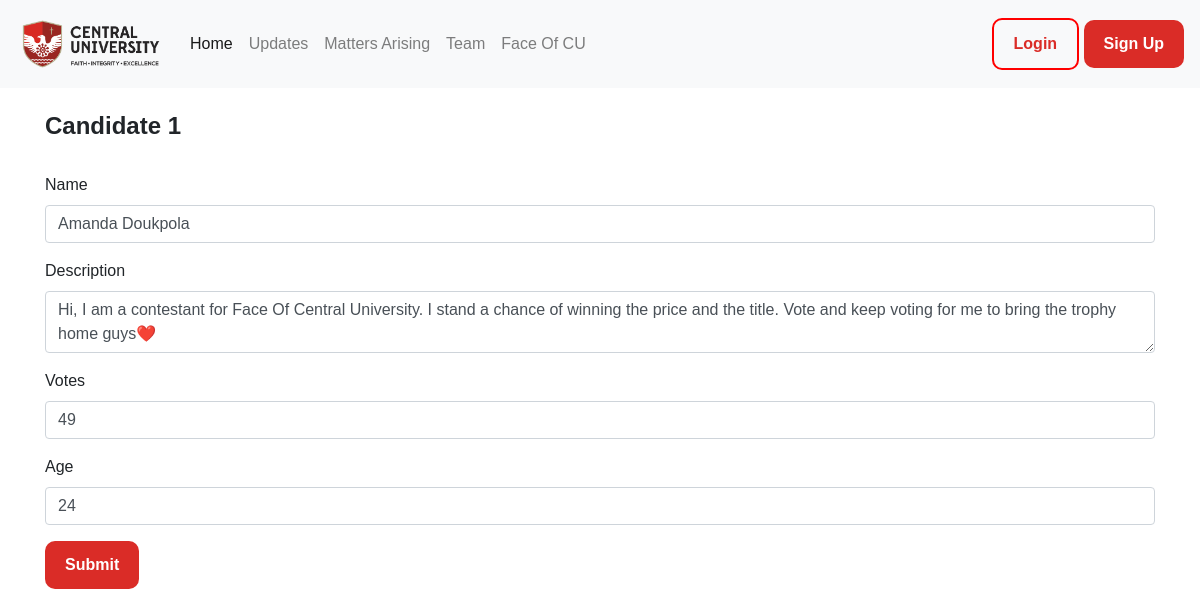
The app's page /editCandidate/1, older data.
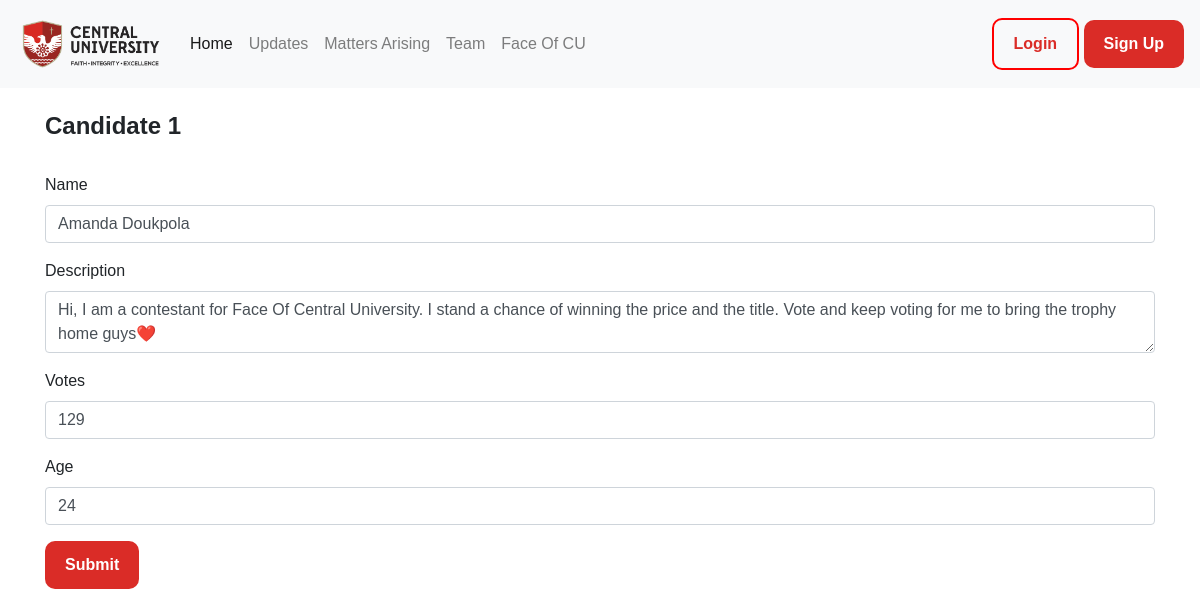
The same page, newer data.
### app.py (models this page shows, shortened)
class Candidates(db.Model):
    tablename = ['Posts']
    id = db.Column(db.Integer, primary_key=True)
    name = db.Column(db.String, nullable=False)
    description = db.Column(db.String)
    age = db.Column(db.String)
    votes = db.Column(db.Integer, default = 0)
    image_file = db.Column(db.String(200), default='default.png')

### app.py (the view, shortened to what this page needs)
@app.route("/editCandidate/<int:candidate_id>", methods=['GET','POST'])
def editCandidate(candidate_id):
    form = AddContestant()
    candidate = Candidates.query.get_or_404(candidate_id)
    print(candidate_id)
    if request.method == 'GET':
        form.name.data = candidate.name
        form.description.data = candidate.description
        form.age.data = candidate.age
        form.votes.data = candidate.votes
    return render_template('editcandidate.html', form=form, candidate=candidate, post=post)

### forms.py
class AddContestant(FlaskForm):
    name = StringField('Name', validators=[DataRequired()])
    age = StringField('Age', validators=[DataRequired()])
    description = StringField('Description', widget=TextArea(), validators=[DataRequired()])
    picture = StringField('Add a picture')
    votes = IntegerField('Votes')
    submit = SubmitField()

### templates/editcandidate.html (shortened to what this page needs)
{% extends "layout.html" %}
{% block body %}
<div class="container">
<br>
<h4><b>Candidate {{candidate.id}}</b></h4>
<br>
<form action="" method="post" >
    <div class="form-group">
        {{ form.name.label }}
        {{ form.name (class="form-control") }}
    </div>
    <div class="form-group">
        {{ form.description.label }}
        {{ form.description (class="form-control") }}
    </div>
    <div class="form-group">
        {{ form.votes.label }}
        {{ form.votes (class="form-control") }}
    </div>
    <div class="form-group" style="display: 'none';">
        {{ form.age.label }}
        {{ form.age (class="form-control") }}
    </div>
    <div style="text-align: left;" class="form-group">
        {{form.submit (class="button")}}
    </div>
</form>
</div>
{% endblock %}

### templates/layout.html (shortened to what this page needs)
<!doctype html>
<html lang="en">
  <head>
    <link rel="stylesheet" href="https://maxcdn.bootstrapcdn.com/bootstrap/4.0.0/css/bootstrap.min.css">
    <link rel="stylesheet" href="https://unpkg.com/aos@next/dist/aos.css" />
    <link rel="stylesheet" href="{{url_for("static", filename="css/style.css")}}">
  </head>
  <body>
    <nav class="navbar navbar-expand-lg navbar-light bg-light">
        <a class="navbar-brand" href="{{url_for("home")}}">
            <img src="{{url_for("static", filename="img/logo.png")}}" width="150" alt="">
          </a>
        <div class="collapse navbar-collapse ml-auto" id="navbarText">
          <ul class="navbar-nav mr-auto">
            <li class="nav-item active">
              <a class="nav-link" href="/#home">Home <span class="sr-only">(current)</span></a>
            </li>
            <li class="nav-item">
              <a class="nav-link" href="/#new">Updates</a>
            </li>
            <li class="nav-item">
              <a class="nav-link" href="/#matters">Matters Arising</a>
            </li>
            <li class="nav-item">
                <a class="nav-link" href="/#team">Team</a>
              </li>
            <li class="nav-item">
                <a class="nav-link" href="{{url_for('faceofcu')}}">Face Of CU</a>
              </li>
          </ul>
          <span class="navbar-text">
              <button class="button-outline">Login</button>
            <button class="button">Sign Up</button>
          </span>
        </div>
      </nav>
   {% block body %}
    {% endblock %}
  </body>
</html>

### static/css/style.css (style rules this page uses)
html { scroll-behavior: smooth }
body { font-family: 'Plus Jakarta Display', sans-serif; }
a { text-decoration: none; color: inherit; }
.button { background-color: #DA2C27; padding: 12px 20px; font-weight: 300; border: none; border-radius: 10px; color: white; font-weight: bold; }
.button-outline { color: #DA2C27; padding: 12px 20px; font-weight: 300; border: 2px solid red; border-radius: 10px; font-weight: bold; background-color: transparent; }

Row changes from the older to the newer data that the page shows:
changed Candidates "Amanda Doukpola": votes "49" → "129"
